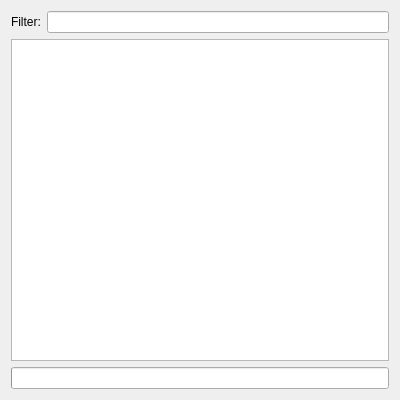
<?xml version="1.0" encoding="UTF-8"?>
<ui version="4.0">
 <class>DactFilterWindow</class>
 <widget class="QWidget" name="DactFilterWindow">
  <property name="geometry">
   <rect>
    <x>0</x>
    <y>0</y>
    <width>400</width>
    <height>400</height>
   </rect>
  </property>
  <property name="contextMenuPolicy">
   <enum>Qt::NoContextMenu</enum>
  </property>
  <property name="windowTitle">
   <string>Filter Sentences</string>
  </property>
  <layout class="QVBoxLayout" name="verticalLayout">
   <item>
    <layout class="QGridLayout" name="gridLayout_2">
     <item row="0" column="0">
      <widget class="QLabel" name="label_2">
       <property name="text">
        <string>Filter:</string>
       </property>
      </widget>
     </item>
     <item row="0" column="1">
      <widget class="QLineEdit" name="filterLineEdit"/>
     </item>
    </layout>
   </item>
   <item>
    <widget class="QListWidget" name="resultsListWidget"/>
   </item>
   <item>
    <widget class="QProgressBar" name="filterProgressBar">
     <property name="visible">
      <bool>false</bool>
	 </property>
    </widget>
   </item>
  </layout>
 </widget>
 <layoutdefault spacing="6" margin="11"/>
 <resources/>
 <connections/>
</ui>
